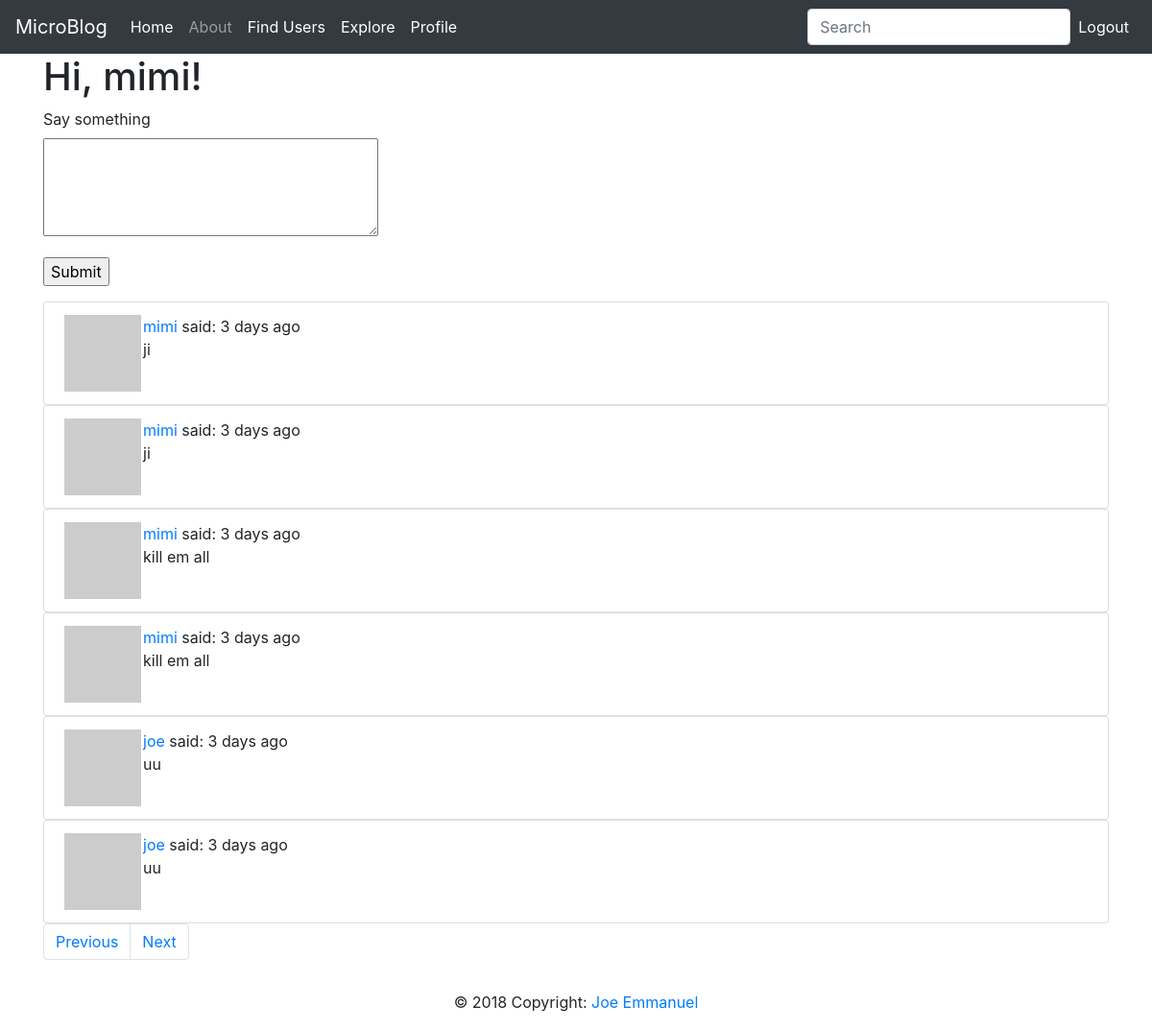
Page /index?page=2 (signed in) on the committed database.
### app/models.py (models this page shows, shortened)
class User(UserMixin, db.Model):
    __tablename__ = 'user'
    id = db.Column(db.Integer, primary_key=True)
    username = db.Column(db.String(64), index=True, unique=True)
    email = db.Column(db.String(64), index=True, unique=True)
    password_hash = db.Column(db.String(128))
    posts = db.relationship('Post', backref='author', lazy='dynamic')
    about_me = db.Column(db.String(140))
    last_seen = db.Column(db.DateTime, default=datetime.utcnow)
    followed = db.relationship(
        'User', secondary=followers,
        primaryjoin=(followers.c.follower_id == id),
        secondaryjoin=(followers.c.followed_id == id),
        backref=db.backref('followers', lazy='dynamic'), lazy='dynamic')
    def avatar(self, size):
        digest = md5(self.email.lower().encode('utf-8')).hexdigest()
        return 'https://www.gravatar.com/avatar/{}?d=identicon&s={}'.format(
            digest, size)

class Post(db.Model):
    __tablename__ = 'posts'
    id = db.Column(db.Integer, primary_key=True)
    body = db.Column(db.String(140))
    timestamp = db.Column(db.DateTime, index=True, default=datetime.utcnow)
    user_id = db.Column(db.Integer, db.ForeignKey('user.id'))
    language = db.Column(db.String(5))

### app/main/routes.py (the view, shortened to what this page needs)
@bp.route('/', methods=['GET', 'POST'])
@bp.route('/index', methods=['GET', 'POST'])
@login_required
def index():
    form = PostForm()
    page = request.args.get('page', 1, type=int)
    posts = Post.query.order_by(Post.timestamp.desc()).paginate(page, current_app.config['POSTS_PER_PAGE'], False)
    next_url = url_for('main.index', page=posts.next_num) if posts.has_next else None
    prev_url = url_for('main.index', page=posts.prev_num) if posts.has_prev else None
    return render_template('index.html', title='Home', form=form, posts=posts.items, next_url=next_url, prev_url=prev_url)

### app/main/forms.py
class SearchForm(FlaskForm):
    q = StringField('Search', validators=[DataRequired()])
    def __init__(self, *args, **kwargs):
        if 'formdata' not in kwargs:
            kwargs['formdata'] = request.args
        if 'csrf_enabled' not in kwargs:
            kwargs['csrf_enabled'] = False
        super(SearchForm, self).__init__(*args, **kwargs)

class PostForm(FlaskForm):
    post = TextAreaField('Say something', validators=[DataRequired(), Length(min=1, max=140)])
    submit = SubmitField('Submit')

### app/main/routes.py (called while the page is built)
@bp.before_request
def before_request():
    if current_user.is_authenticated:
        current_user.last_seen = datetime.utcnow()
        db.session.commit()
        g.search_form = SearchForm()

### app/models.py (called while the page is built)
@login.user_loader
def loaded_user(id):
    return User.query.get(int(id))

### app/templates/index.html (shortened to what this page needs)
{% extends "base.html" %}
{% block content %}
    <h1>Hi, {{ current_user.username }}!</h1>
    {% if form %}
    <form action="" method="post">
        <p>
            {{ form.post.label }}<br>
            {{ form.post(cols=32, rows=4) }}<br>
        </p>
        <p>{{ form.submit() }}</p>
    </form>
    {% endif %}
    {% for post in posts %}
<ul class="list-group"><li class="list-group-item">{% include 'includes/_post.html' %}</li>
</ul>
    {% endfor %}
    <ul class="pagination">
    {% if prev_url %}
    <li class="page-item">
      <a class="page-link" href="{{ prev_url }}">Previous</a>
    </li>
    {% endif %}
    {% if next_url %}
    <li class="page-item">
      <a class="page-link" href="{{ next_url }}">Next</a>
    </li>
    {% endif %}
    </ul>
{% endblock %}

### app/templates/includes/_post.html
<table>
    <tr valign="top">
        <td><img src="{{ post.author.avatar(36) }}"></td>
        <td>
            <a href="{{ url_for('main.user', username=post.author.username) }}">
            {{ post.author.username }}
            </a>
            said: {{ moment(post.timestamp).fromNow() }}
            <br>
            {{ post.body }}
        </td>
    </tr>
</table>

### rows in the picture
User: username "mimi"
Post: author.username "mimi", timestamp "3 days ago", body "ji"
Post: author.username "mimi", timestamp "3 days ago", body "ji"
Post: author.username "mimi", timestamp "3 days ago", body "kill em all"
Post: author.username "mimi", timestamp "3 days ago", body "kill em all"
Post: author.username "joe", timestamp "3 days ago", body "uu"
Post: author.username "joe", timestamp "3 days ago", body "uu"
